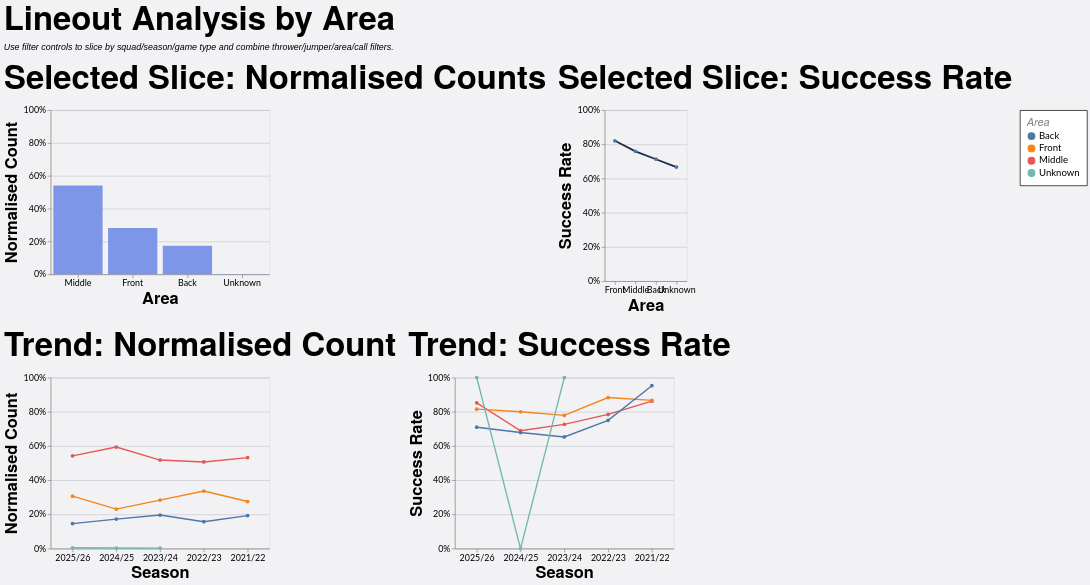

The Vega-Lite source for this figure:
### Vega-Lite specification from a JSON file in a GitHub repository (floating-point values rounded to 4 significant figures; data arrays with more than 128 entries replaced by an {"elided": "..."} marker saying what was removed)
{"config": {"axis": {"labelFont": "Lato, sans-serif", "titleFont": "PT Sans Narrow, Helvetica Neue, Helvetica, Arial, sans-serif", "labelFontSize": 13, "titleFontSize": 24, "gridColor": "#202947", "gridOpacity": 0.2}, "header": {"labelFont": "PT Sans Narrow, Helvetica Neue, Helvetica, Arial, sans-serif", "titleFont": "PT Sans Narrow, Helvetica Neue, Helvetica, Arial, sans-serif", "labelFontSize": 24, "titleFontSize": 28, "labelFontWeight": "bold", "orient": "left"}, "legend": {"labelFont": "Lato, sans-serif", "titleFont": "PT Sans Narrow, Helvetica Neue, Helvetica, Arial, sans-serif", "labelFontSize": 14, "titleFontSize": 16, "titlePadding": 5, "fillColor": "white", "strokeColor": "black", "padding": 10, "titleFontWeight": "lighter", "titleFontStyle": "italic", "titleColor": "gray", "offset": 10}, "title": {"font": "PT Sans Narrow, Helvetica Neue, Helvetica, Arial, sans-serif", "fontSize": 48, "fontWeight": "bold", "anchor": "start", "align": "center", "titlePadding": 20, "subtitlePadding": 10, "subtitleFontSize": 13, "subtitleColor": "", "subtitleFontStyle": "italic", "offset": 15, "color": "black"}, "axisX": {"labelAngle": 0}, "facet": {"title": null, "header": null, "align": {"row": "each", "column": "each"}}, "resolve": {"scale": {"y": "independent", "facet": "independent"}}, "background": "#f2f1f4"}, "vconcat": [{"hconcat": [{"mark": {"type": "bar", "color": "#7d96e8"}, "encoding": {"tooltip": [{"field": "area", "title": "Area", "type": "nominal"}, {"field": "attempts", "format": ",.0f", "title": "Lineouts", "type": "quantitative"}, {"field": "share", "format": ".1%", "title": "Normalised Count", "type": "quantitative"}], "x": {"field": "area", "sort": "-y", "title": "Area", "type": "nominal"}, "y": {"axis": {"format": "%"}, "field": "share", "scale": {"domain": [0, 1]}, "title": "Normalised Count", "type": "quantitative"}}, "height": 240, "title": "Selected Slice: Normalised Counts", "transform": [{"filter": "(loSquad == 'All' || datum.squad == loSquad) && (loGameType == 'All' || (loGameType == 'League + Cup' && (datum.game_type == 'League' || datum.game_type == 'Cup')) || (loGameType == 'League only' && datum.game_type == 'League') || datum.game_type == loGameType) && (loOpposition == 'All' || datum.opposition == loOpposition) && (loThrower == 'All' || datum.thrower == loThrower) && (loJumper == 'All' || datum.jumper == loJumper) && (loArea == 'All' || datum.area == loArea) && (loNumbers == 'All' || datum.numbers == loNumbers) && (loCall == 'All' || datum.call == loCall) && (loCallType == 'All' || datum.call_type == loCallType)"}, {"filter": "(loSeason == 'All' || datum.season == loSeason)"}, {"aggregate": [{"op": "count", "as": "attempts"}, {"op": "sum", "field": "won", "as": "won"}], "groupby": ["area"]}, {"joinaggregate": [{"op": "sum", "field": "attempts", "as": "total_attempts"}]}, {"calculate": "datum.attempts / datum.total_attempts", "as": "share"}, {"calculate": "datum.won / datum.attempts", "as": "success_rate"}], "width": 320}, {"mark": {"type": "line", "color": "#202946", "point": true, "strokeWidth": 2.5}, "encoding": {"tooltip": [{"field": "area", "title": "Area", "type": "nominal"}, {"field": "won", "format": ",.0f", "title": "Won", "type": "quantitative"}, {"field": "attempts", "format": ",.0f", "title": "Lineouts", "type": "quantitative"}, {"field": "success_rate", "format": ".1%", "title": "Success Rate", "type": "quantitative"}], "x": {"field": "area", "sort": "-y", "title": "Area", "type": "nominal"}, "y": {"axis": {"format": "%"}, "field": "success_rate", "scale": {"domain": [0, 1]}, "title": "Success Rate", "type": "quantitative"}}, "height": 250, "title": "Selected Slice: Success Rate", "transform": [{"filter": "(loSquad == 'All' || datum.squad == loSquad) && (loGameType == 'All' || (loGameType == 'League + Cup' && (datum.game_type == 'League' || datum.game_type == 'Cup')) || (loGameType == 'League only' && datum.game_type == 'League') || datum.game_type == loGameType) && (loOpposition == 'All' || datum.opposition == loOpposition) && (loThrower == 'All' || datum.thrower == loThrower) && (loJumper == 'All' || datum.jumper == loJumper) && (loArea == 'All' || datum.area == loArea) && (loNumbers == 'All' || datum.numbers == loNumbers) && (loCall == 'All' || datum.call == loCall) && (loCallType == 'All' || datum.call_type == loCallType)"}, {"filter": "(loSeason == 'All' || datum.season == loSeason)"}, {"aggregate": [{"op": "count", "as": "attempts"}, {"op": "sum", "field": "won", "as": "won"}], "groupby": ["area"]}, {"joinaggregate": [{"op": "sum", "field": "attempts", "as": "total_attempts"}]}, {"calculate": "datum.attempts / datum.total_attempts", "as": "share"}, {"calculate": "datum.won / datum.attempts", "as": "success_rate"}], "width": {"step": 30}}], "spacing": 16}, {"hconcat": [{"mark": {"type": "line", "point": true, "strokeWidth": 2}, "encoding": {"color": {"field": "area", "title": "Area", "type": "nominal"}, "tooltip": [{"field": "season", "title": "Season", "type": "nominal"}, {"field": "area", "title": "Area", "type": "nominal"}, {"field": "attempts", "format": ",.0f", "title": "Lineouts", "type": "quantitative"}, {"field": "norm_count", "format": ".1%", "title": "Normalised Count", "type": "quantitative"}], "x": {"field": "season", "sort": "-x", "title": "Season", "type": "nominal"}, "y": {"axis": {"format": "%"}, "field": "norm_count", "scale": {"domain": [0, 1]}, "title": "Normalised Count", "type": "quantitative"}}, "height": 250, "title": "Trend: Normalised Count", "transform": [{"filter": "(loSquad == 'All' || datum.squad == loSquad) && (loGameType == 'All' || (loGameType == 'League + Cup' && (datum.game_type == 'League' || datum.game_type == 'Cup')) || (loGameType == 'League only' && datum.game_type == 'League') || datum.game_type == loGameType) && (loOpposition == 'All' || datum.opposition == loOpposition) && (loThrower == 'All' || datum.thrower == loThrower) && (loJumper == 'All' || datum.jumper == loJumper) && (loArea == 'All' || datum.area == loArea) && (loNumbers == 'All' || datum.numbers == loNumbers) && (loCall == 'All' || datum.call == loCall) && (loCallType == 'All' || datum.call_type == loCallType)"}, {"aggregate": [{"op": "count", "as": "attempts"}, {"op": "sum", "field": "won", "as": "won"}], "groupby": ["season", "area"]}, {"joinaggregate": [{"op": "sum", "field": "attempts", "as": "season_attempts"}], "groupby": ["season"]}, {"calculate": "datum.attempts / datum.season_attempts", "as": "norm_count"}, {"calculate": "datum.won / datum.attempts", "as": "success_rate"}], "width": 320}, {"mark": {"type": "line", "point": true, "strokeWidth": 2}, "encoding": {"color": {"field": "area", "title": "Area", "type": "nominal"}, "tooltip": [{"field": "season", "title": "Season", "type": "nominal"}, {"field": "area", "title": "Area", "type": "nominal"}, {"field": "won", "format": ",.0f", "title": "Won", "type": "quantitative"}, {"field": "attempts", "format": ",.0f", "title": "Lineouts", "type": "quantitative"}, {"field": "success_rate", "format": ".1%", "title": "Success Rate", "type": "quantitative"}], "x": {"field": "season", "sort": "-x", "title": "Season", "type": "nominal"}, "y": {"axis": {"format": "%"}, "field": "success_rate", "scale": {"domain": [0, 1]}, "title": "Success Rate", "type": "quantitative"}}, "height": 250, "title": "Trend: Success Rate", "transform": [{"filter": "(loSquad == 'All' || datum.squad == loSquad) && (loGameType == 'All' || (loGameType == 'League + Cup' && (datum.game_type == 'League' || datum.game_type == 'Cup')) || (loGameType == 'League only' && datum.game_type == 'League') || datum.game_type == loGameType) && (loOpposition == 'All' || datum.opposition == loOpposition) && (loThrower == 'All' || datum.thrower == loThrower) && (loJumper == 'All' || datum.jumper == loJumper) && (loArea == 'All' || datum.area == loArea) && (loNumbers == 'All' || datum.numbers == loNumbers) && (loCall == 'All' || datum.call == loCall) && (loCallType == 'All' || datum.call_type == loCallType)"}, {"aggregate": [{"op": "count", "as": "attempts"}, {"op": "sum", "field": "won", "as": "won"}], "groupby": ["season", "area"]}, {"joinaggregate": [{"op": "sum", "field": "attempts", "as": "season_attempts"}], "groupby": ["season"]}, {"calculate": "datum.attempts / datum.season_attempts", "as": "norm_count"}, {"calculate": "datum.won / datum.attempts", "as": "success_rate"}], "width": 320}], "spacing": 16}], "data": {"name": "data-a65677e804bf828a00270f35a3ac9793"}, "params": [{"name": "loSquad", "value": "All"}, {"name": "loSeason", "value": "All"}, {"name": "loGameType", "value": "All"}, {"name": "loOpposition", "value": "All"}, {"name": "loThrower", "value": "All"}, {"name": "loJumper", "value": "All"}, {"name": "loArea", "value": "All"}, {"name": "loNumbers", "value": "All"}, {"name": "loCall", "value": "All"}, {"name": "loCallType", "value": "All"}], "spacing": 22, "title": {"text": "Lineout Analysis by Area", "subtitle": "Use filter controls to slice by squad/season/game type and combine thrower/jumper/area/call filters."}, "$schema": "https://vega.github.io/schema/vega-lite/v5.20.1.json", "datasets": {"data-a65677e804bf828a00270f35a3ac9793": {"elided": "1242 records"}}}
